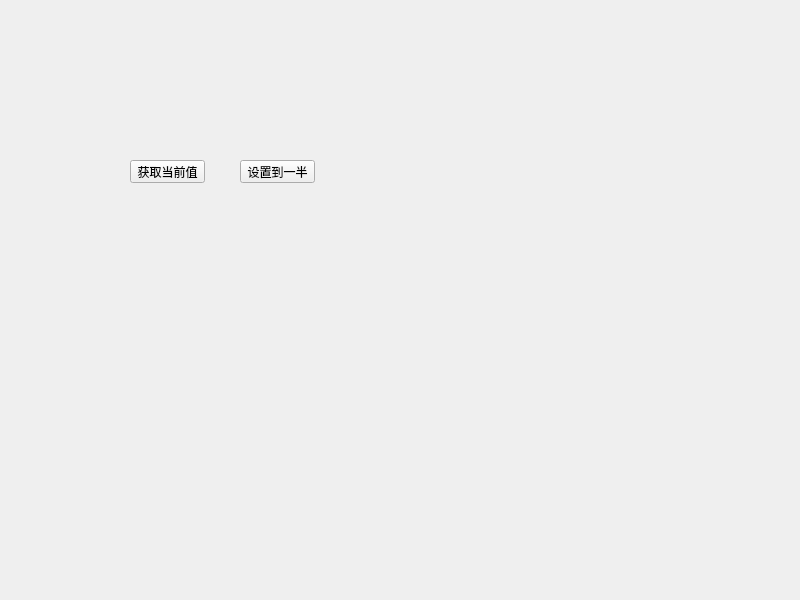
<?xml version="1.0" encoding="UTF-8"?>
<ui version="4.0">
 <class>widget</class>
 <widget class="QWidget" name="widget">
  <property name="geometry">
   <rect>
    <x>0</x>
    <y>0</y>
    <width>800</width>
    <height>600</height>
   </rect>
  </property>
  <property name="windowTitle">
   <string>widget</string>
  </property>
  <widget class="smallWidget" name="widget_2" native="true">
   <property name="geometry">
    <rect>
     <x>90</x>
     <y>70</y>
     <width>331</width>
     <height>51</height>
    </rect>
   </property>
  </widget>
  <widget class="QPushButton" name="btn_getValue">
   <property name="geometry">
    <rect>
     <x>130</x>
     <y>160</y>
     <width>75</width>
     <height>23</height>
    </rect>
   </property>
   <property name="text">
    <string>获取当前值</string>
   </property>
  </widget>
  <widget class="QPushButton" name="btn_setToHalf">
   <property name="geometry">
    <rect>
     <x>240</x>
     <y>160</y>
     <width>75</width>
     <height>23</height>
    </rect>
   </property>
   <property name="text">
    <string>设置到一半</string>
   </property>
  </widget>
  <widget class="smallWidget" name="widget_3" native="true">
   <property name="geometry">
    <rect>
     <x>110</x>
     <y>200</y>
     <width>311</width>
     <height>80</height>
    </rect>
   </property>
  </widget>
 </widget>
 <customwidgets>
  <customwidget>
   <class>smallWidget</class>
   <extends>QWidget</extends>
   <header location="global">smallwidget.h</header>
   <container>1</container>
  </customwidget>
 </customwidgets>
 <resources/>
 <connections/>
</ui>
